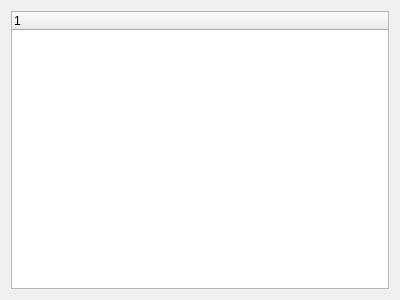
<?xml version="1.0" encoding="UTF-8"?>
<ui version="4.0">
 <class>HMDBSourceContextWidget</class>
 <widget class="QWidget" name="HMDBSourceContextWidget">
  <property name="geometry">
   <rect>
    <x>0</x>
    <y>0</y>
    <width>400</width>
    <height>300</height>
   </rect>
  </property>
  <property name="windowTitle">
   <string>Form</string>
  </property>
  <layout class="QVBoxLayout" name="verticalLayout">
   <item>
    <widget class="QTreeWidget" name="dataPerspectiveTreeWidget">
     <column>
      <property name="text">
       <string notr="true">1</string>
      </property>
     </column>
    </widget>
   </item>
  </layout>
  <action name="actionDownloadAll">
   <property name="text">
    <string>Download All</string>
   </property>
  </action>
  <action name="actionDownload">
   <property name="text">
    <string>Download</string>
   </property>
  </action>
  <action name="actionForceDownload">
   <property name="text">
    <string>Force download</string>
   </property>
  </action>
  <action name="actionLoadAll">
   <property name="text">
    <string>Load All</string>
   </property>
  </action>
  <action name="actionLoad">
   <property name="text">
    <string>Load</string>
   </property>
  </action>
  <action name="actionUnload">
   <property name="text">
    <string>Unload</string>
   </property>
  </action>
  <action name="actionUnloadAll">
   <property name="text">
    <string>Unload All</string>
   </property>
  </action>
  <action name="actionSynchronize">
   <property name="text">
    <string>Synchronize</string>
   </property>
  </action>
  <action name="actionRefreshStatus">
   <property name="text">
    <string>Refresh Status</string>
   </property>
  </action>
 </widget>
 <resources/>
 <connections>
  <connection>
   <sender>actionDownload</sender>
   <signal>triggered()</signal>
   <receiver>HMDBSourceContextWidget</receiver>
   <slot>onDownload()</slot>
   <hints>
    <hint type="sourcelabel">
     <x>-1</x>
     <y>-1</y>
    </hint>
    <hint type="destinationlabel">
     <x>199</x>
     <y>149</y>
    </hint>
   </hints>
  </connection>
  <connection>
   <sender>actionDownloadAll</sender>
   <signal>triggered()</signal>
   <receiver>HMDBSourceContextWidget</receiver>
   <slot>onDownloadAll()</slot>
   <hints>
    <hint type="sourcelabel">
     <x>-1</x>
     <y>-1</y>
    </hint>
    <hint type="destinationlabel">
     <x>199</x>
     <y>149</y>
    </hint>
   </hints>
  </connection>
  <connection>
   <sender>actionForceDownload</sender>
   <signal>triggered()</signal>
   <receiver>HMDBSourceContextWidget</receiver>
   <slot>onForceDownload()</slot>
   <hints>
    <hint type="sourcelabel">
     <x>-1</x>
     <y>-1</y>
    </hint>
    <hint type="destinationlabel">
     <x>199</x>
     <y>149</y>
    </hint>
   </hints>
  </connection>
  <connection>
   <sender>actionLoad</sender>
   <signal>triggered()</signal>
   <receiver>HMDBSourceContextWidget</receiver>
   <slot>onLoad()</slot>
   <hints>
    <hint type="sourcelabel">
     <x>-1</x>
     <y>-1</y>
    </hint>
    <hint type="destinationlabel">
     <x>199</x>
     <y>149</y>
    </hint>
   </hints>
  </connection>
  <connection>
   <sender>actionLoadAll</sender>
   <signal>triggered()</signal>
   <receiver>HMDBSourceContextWidget</receiver>
   <slot>onLoadAll()</slot>
   <hints>
    <hint type="sourcelabel">
     <x>-1</x>
     <y>-1</y>
    </hint>
    <hint type="destinationlabel">
     <x>199</x>
     <y>149</y>
    </hint>
   </hints>
  </connection>
  <connection>
   <sender>actionRefreshStatus</sender>
   <signal>triggered()</signal>
   <receiver>HMDBSourceContextWidget</receiver>
   <slot>onRefreshStatus()</slot>
   <hints>
    <hint type="sourcelabel">
     <x>-1</x>
     <y>-1</y>
    </hint>
    <hint type="destinationlabel">
     <x>199</x>
     <y>149</y>
    </hint>
   </hints>
  </connection>
  <connection>
   <sender>actionSynchronize</sender>
   <signal>triggered()</signal>
   <receiver>HMDBSourceContextWidget</receiver>
   <slot>onSynchronize()</slot>
   <hints>
    <hint type="sourcelabel">
     <x>-1</x>
     <y>-1</y>
    </hint>
    <hint type="destinationlabel">
     <x>199</x>
     <y>149</y>
    </hint>
   </hints>
  </connection>
  <connection>
   <sender>actionUnload</sender>
   <signal>triggered()</signal>
   <receiver>HMDBSourceContextWidget</receiver>
   <slot>onUnload()</slot>
   <hints>
    <hint type="sourcelabel">
     <x>-1</x>
     <y>-1</y>
    </hint>
    <hint type="destinationlabel">
     <x>199</x>
     <y>149</y>
    </hint>
   </hints>
  </connection>
  <connection>
   <sender>actionUnloadAll</sender>
   <signal>triggered()</signal>
   <receiver>HMDBSourceContextWidget</receiver>
   <slot>onUnloadAll()</slot>
   <hints>
    <hint type="sourcelabel">
     <x>-1</x>
     <y>-1</y>
    </hint>
    <hint type="destinationlabel">
     <x>199</x>
     <y>149</y>
    </hint>
   </hints>
  </connection>
 </connections>
 <slots>
  <signal>synchronizationAboutToBegin()</signal>
  <signal>synchronizationFinished()</signal>
  <signal>downloadAboutToBegin()</signal>
  <signal>downloadFinished()</signal>
  <signal>dataAboutToLoad()</signal>
  <signal>dataLoaded()</signal>
  <signal>dataAboutToUnload()</signal>
  <signal>dataUnloaded()</signal>
  <signal>shallowCopyChanged()</signal>
  <slot>setFilter(int)</slot>
  <slot>setPerspective(int)</slot>
  <slot>onLoad()</slot>
  <slot>onUnload()</slot>
  <slot>onDownload()</slot>
  <slot>onForceDownload()</slot>
  <slot>onSynchronize()</slot>
  <slot>onRefreshStatus()</slot>
  <slot>onDownloadAll()</slot>
  <slot>onUnloadAll()</slot>
  <slot>onLoadAll()</slot>
 </slots>
</ui>
